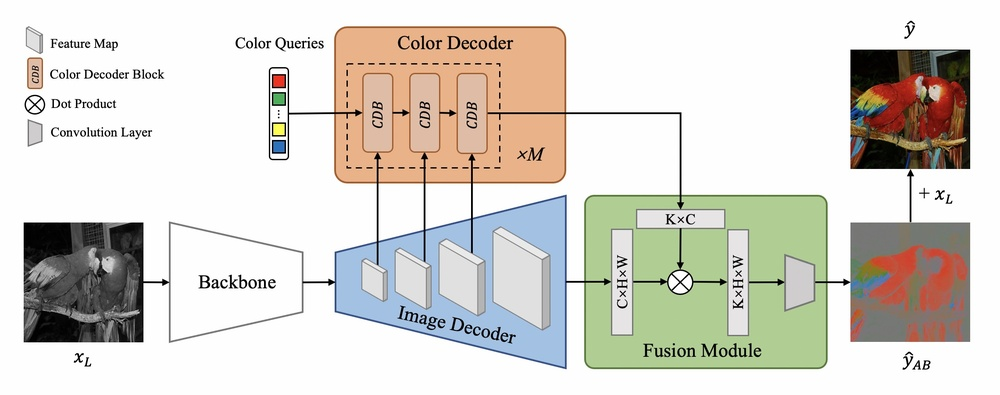
#> input picture DDColor/modelscope/damo/cv_ddcolor_image-colorization/resources/ddcolor_arch.jpg, 1000 x 395 px, shrunk from 2280 x 900 before the run; its folder holds only this picture in this run
$ python -i smart_model_fusion.py   (imports and definitions only)
#> lines starting #> are read from the running program, lines starting #| are printed output that depends on the picture
"""
Multi-Model Ensemble with Smart Fusion
Intelligently combines results from multiple models based on image characteristics
"""

import numpy as np
import cv2
from sklearn.cluster import KMeans
from skimage.color import rgb2lab, lab2rgb
from skimage.filters import sobel
from skimage.feature import local_binary_pattern
import torch

class SmartModelFusion:
    def __init__(self):
        self.texture_threshold = 0.1
        self.edge_threshold = 0.15

    def analyze_image_characteristics(self, grayscale_img):
        """Analyze image to determine optimal model weighting"""
        # Convert to float
        gray_float = grayscale_img.astype(np.float64) / 255.0

        characteristics = {}

        # 1. Texture analysis using Local Binary Pattern
        lbp = local_binary_pattern(gray_float, P=8, R=1, method='uniform')
        texture_variance = np.var(lbp)
        characteristics['texture_complexity'] = min(texture_variance / 100.0, 1.0)

        # 2. Edge density analysis
        edges = sobel(gray_float)
        edge_density = np.mean(edges > self.edge_threshold)
        characteristics['edge_density'] = edge_density

        # 3. Contrast analysis
        contrast = np.std(gray_float)
        characteristics['contrast'] = min(contrast, 1.0)

        # 4. Scene type classification (simplified)
        # Check for natural vs artificial patterns
        # Natural scenes typically have more organic, curved edges
        # Artificial scenes have more straight lines and geometric shapes

        # Detect lines using Hough transform
        edges_uint8 = (edges * 255).astype(np.uint8)
        lines = cv2.HoughLines(edges_uint8, 1, np.pi/180, threshold=50)
        line_density = len(lines) if lines is not None else 0
        characteristics['geometric_content'] = min(line_density / 100.0, 1.0)

        # 5. Spatial frequency analysis
        f_transform = np.fft.fft2(gray_float)
        f_shift = np.fft.fftshift(f_transform)
        magnitude_spectrum = np.log(np.abs(f_shift) + 1)
        high_freq_energy = np.mean(magnitude_spectrum[magnitude_spectrum.shape[0]//4:3*magnitude_spectrum.shape[0]//4,
                                                     magnitude_spectrum.shape[1]//4:3*magnitude_spectrum.shape[1]//4])
        characteristics['high_frequency_content'] = min(high_freq_energy / 10.0, 1.0)

        return characteristics

    # [175 lines left out: functions calculate_model_weights, adaptive_fusion, spatially_varying_fusion, ensemble_colorization, not called in this run]

>>> import cv2
>>> picture = cv2.imread('../../../DDColor/modelscope/damo/cv_ddcolor_image-colorization/resources/ddcolor_arch.jpg', cv2.IMREAD_GRAYSCALE)
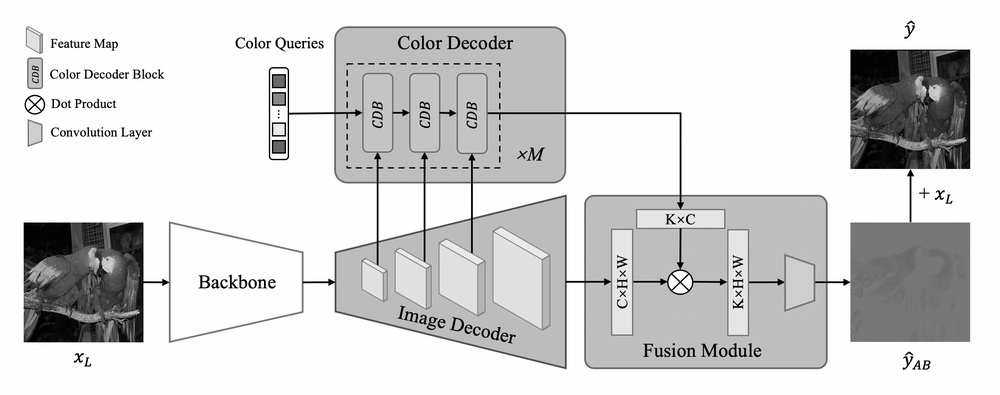
#> picture: shape (395, 1000); min 0, max 255, mean 212.6
>>> result = SmartModelFusion().analyze_image_characteristics(picture)
#> in analyze_image_characteristics, `lbp = local_binary_pattern(gray_float, P=8, R=1, method='uniform')`:
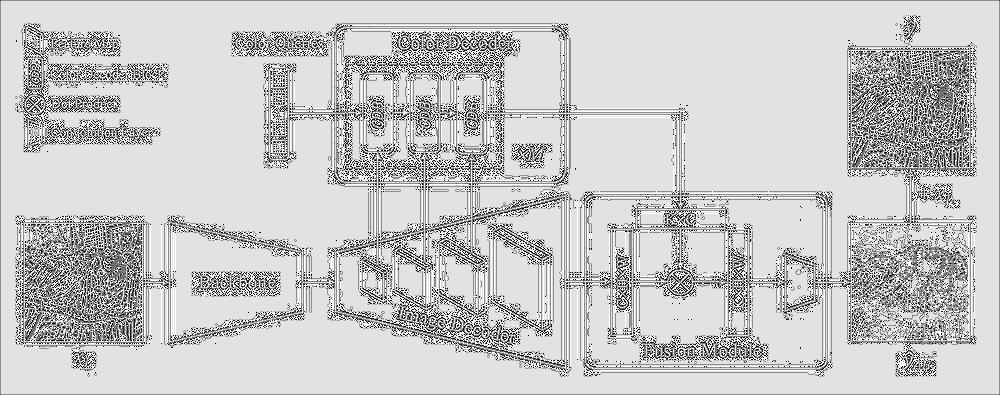
#> lbp: shape (395, 1000) float64; min 0, max 9, mean 7.08; drawn with min black and max white
#> in analyze_image_characteristics, `texture_variance = np.var(lbp)`: texture_variance = 4.55
#> in analyze_image_characteristics, `edges = sobel(gray_float)`:
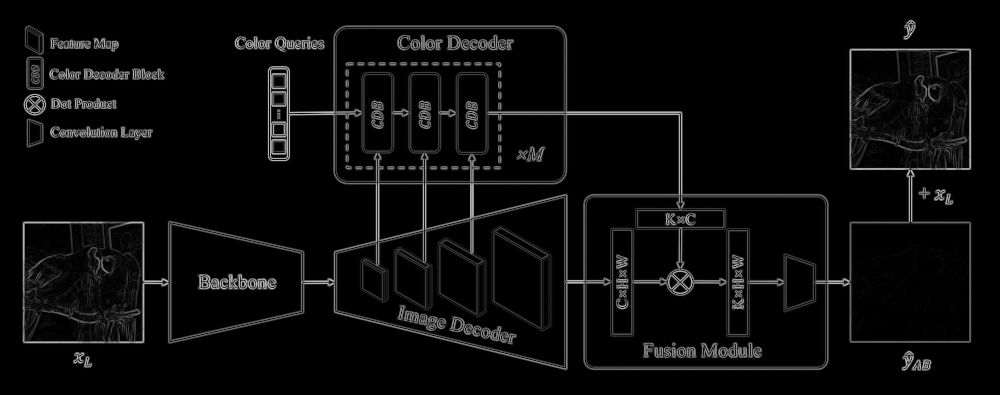
#> edges: shape (395, 1000) float64; min 0, max 0.752, mean 0.0423
#> in analyze_image_characteristics, `edge_density = np.mean(edges > self.edge_threshold)`: edge_density = 0.099
#> in analyze_image_characteristics, `contrast = np.std(gray_float)`: contrast = 0.253
#> in analyze_image_characteristics, `line_density = len(lines) if lines is not None else 0`: line_density = 13990
#> in analyze_image_characteristics, `magnitude_spectrum = np.log(np.abs(f_shift) + 1)`:
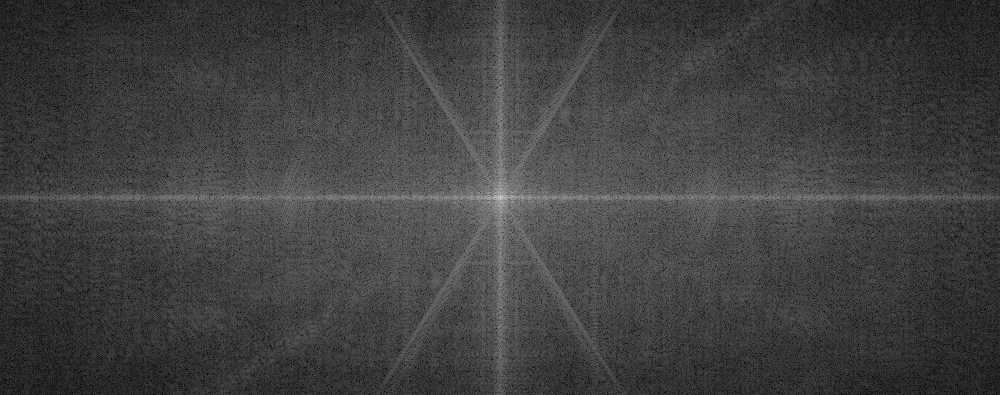
#> magnitude_spectrum: shape (395, 1000) float64; min 0.0167, max 12.71, mean 3.24; drawn with min black and max white
#> in analyze_image_characteristics, `high_freq_energy = np.mean(magnitude_spectrum[magnitude_spectrum.shape..`: high_freq_energy = 4.21
#> result = {'texture_complexity': 0.0455, 'edge_density': 0.099, 'contrast': 0.253, 'geometric_content': 1, 'high_frequency_content': 0.421}
